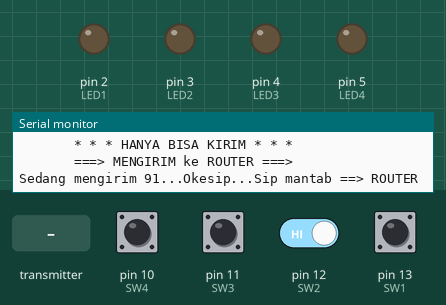
The sketch below on a simulated Arduino Uno, built with avr-gcc and run on an emulated ATmega328P. Shown: output pins drawn as LEDs (lit = HIGH), the last lines printed to the serial monitor. Dashed ring = blinking. The test bench sets the inputs (shaded band); at power-on: pin 10 (SW4), pin 11 (SW3), pin 12 (SW2), pin 13 (SW1) HIGH. No radio packets arrive unless stated.

Above: at 1.2 s.
1.3 s: pin 10 (SW4) pulled LOW for 0.2 s
At 1.42 s:
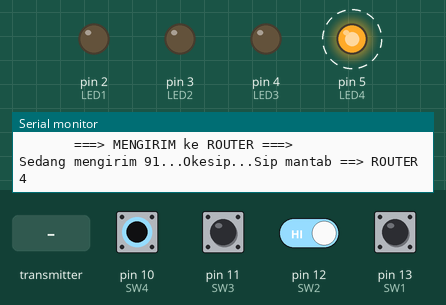
4.8 s: the transmitter starts sending got_time = 0
8.2 s: pin 11 (SW3) pulled LOW for 1 s
At 8.86 s:
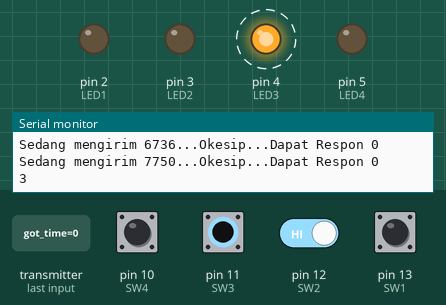
11.7 s: pin 11 (SW3) driven LOW and pin 12 (SW2) driven LOW
At 14.28 s:
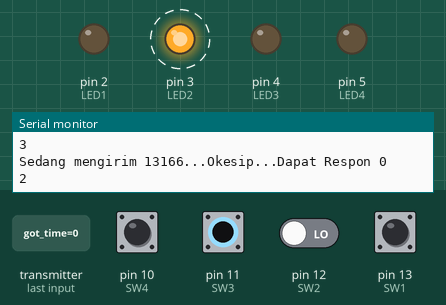
16.2 s: pin 11 (SW3) driven HIGH
At 16.28 s:
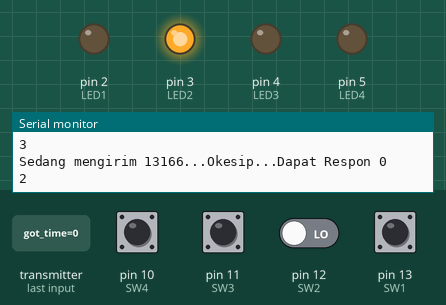
19.7 s: pin 11 (SW3) driven LOW
At 24.09 s:
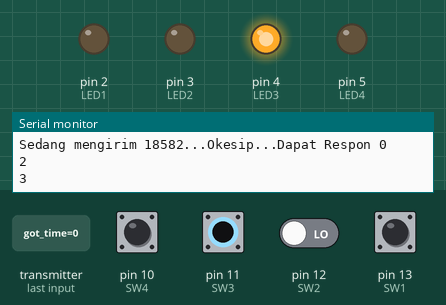
Timing chart, 0 to 24.2 s (numbered marks = the images above; inputs shaded):
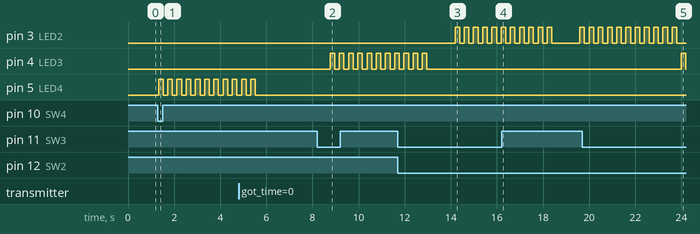

The sketch:

_1.PENGIRIM_TRANSMITTER.ino
```cpp
/*
 BISMILLAH BISA

 dicoba sebagai PENGIRIM (CLIENT 01)
 konfigurasi
 CLIENT ==> ROUTER ==> MASTER
 * * * and FIXED PIN * * *
 */

#include <SPI.h>
#include "nRF24L01.h"
#include "RF24.h"
#include "printf.h"

// Set up nRF24L01 radio on SPI bus plus pins 7 & 8
RF24 radio(7,8);

int code[1];
const uint64_t pipes[2] = { 0xF0F0F0F0E1LL }; //
typedef enum { panggil = 1} role_e;
const char* role_friendly_name[] = { "invalid", "MODE Panggil"};
role_e role = panggil;
int SW1 = 13;
int SW2 = 12;
int SW3 = 11;
int SW4 = 10;
int LED1 = 2;
int LED2 = 3;
int LED3 = 4;
int LED4 = 5;

void setup(void)
{
  Serial.begin(9600);
  printf_begin();
  printf("\n\r\t\t\t* * * BISMILLAH LULUS 2017 * * *\n\n\t\t\t\r");
  printf("\nROLE Awal: %s\n\r",role_friendly_name[role]);
  printf("\n\t\t\t * * * HANYA BISA KIRIM * * *\n\n\r");
  radio.begin();
  pinMode(SW1, INPUT_PULLUP);
  pinMode(SW2, INPUT_PULLUP);
  pinMode(SW3, INPUT_PULLUP);
  pinMode(SW4, INPUT_PULLUP);
  pinMode(LED1, OUTPUT);
  pinMode(LED2, OUTPUT);
  pinMode(LED3, OUTPUT);
  pinMode(LED4, OUTPUT);
  radio.setRetries(15,15);
  radio.printDetails();
  printf("\n\n\t\t\t ===> MENGIRIM ke ROUTER ===>\n\n\r");
}

void loop(void)
{
  delay(10);
  radio.stopListening();
  if (role == panggil)
  {
    if (digitalRead(SW1) == LOW){
    code[0] = 1;
    Serial.println(code[0]);
    radio.write(code, 1);
    for (int i=0; i<=10; i++){
        digitalWrite(LED1, HIGH);
        delay(200);
        digitalWrite(LED1, LOW);
        delay(200);}
    }
    if (digitalRead(SW2) == LOW){
    code[0] = 2;
    Serial.println(code[0]);
    radio.write(code,1);
    for (int i=0; i<=10; i++){
        digitalWrite(LED2, HIGH);
        delay(200);
        digitalWrite(LED2, LOW);
        delay(200);}
    }
    if (digitalRead(SW3) == LOW){
    code[0] = 3;
    Serial.println(code[0]);
    radio.write(code,1);
    for (int i=0; i<=10; i++){
        digitalWrite(LED3, HIGH);
        delay(200);
        digitalWrite(LED3, LOW);
        delay(200);}
    }
    if (digitalRead(SW4) == LOW){
    code[0] = 4;
    Serial.println(code[0]);
    radio.write(code,1);
    for (int i=0; i<=10; i++){
        digitalWrite(LED4, HIGH);
        delay(200);
        digitalWrite(LED4, LOW);
        delay(200);}
    }

    else
    {
        code[0] = 000;
        radio.write(code, 1);
    }
    unsigned long time = millis();
    printf("Sedang mengirim %lu...",time);
    bool ok = radio.write( &time, sizeof(unsigned long) );

    if (ok){
      printf("Okesip...");}
    else {
      printf("Gagal.\n\r");}

    radio.startListening();

    // tunggu disini sampai mendapatkan respon, atau timeout (250ms)
    unsigned long tunggu = millis();
    bool timeout = false;
    while ( ! radio.available() && ! timeout )
      if (millis() - tunggu > 200 )
        timeout = true;

    // Describe the results
    if ( timeout )
    {
      printf("Sip mantab ==> ROUTER\n\r");
      //printf("Gagal, tidak ada respon.\n\r");
    }
    else
    {
      // Ambil respon, bandingkan, dan kirim ke debugging spew
      unsigned long got_time;
      radio.read( &got_time, sizeof(unsigned long) );

      // Spew it
      printf("Dapat Respon %lu \n\r",got_time);
      //printf("Dapat Respon %lu, round-trip delay: %lu\n\r",got_time,millis()-got_time);
    }
    delay(1000);
  }

  role = panggil;
  radio.openWritingPipe(pipes[0]);
}
```

printf.h
```cpp
// (licence header left out)
/**
 * @file printf.h
 *
 * Setup necessary to direct stdout to the Arduino Serial library, which
 * enables 'printf'
 */

#ifndef __PRINTF_H__
#define __PRINTF_H__

#ifdef ARDUINO

int serial_putc( char c, FILE * )
{
  Serial.write( c );

  return c;
}

void printf_begin(void)
{
  fdevopen( &serial_putc, 0 );
}

#else
#error Hanya digunakan for TUGAS AKHIR DIAN ABDURACHMAN.
#endif // ARDUINO

#endif // __PRINTF_H__
```

Measured:
- after the input at 1.3 s, pin 5 (LED4): alternates HIGH for 0.20 s and LOW for 0.20 s, starting at once
- after the input at 8.2 s, pin 4 (LED3): alternates HIGH for 0.20 s and LOW for 0.20 s, starting after 0.57 s
- after the input at 11.7 s, pin 3 (LED2): alternates HIGH for 0.20 s and LOW for 0.20 s, starting after 2.5 s
- after the input at 16.2 s, pin 4 (LED3): stops changing and stays LOW
- after the input at 19.7 s, pin 4 (LED3): LOW → HIGH after 4.3 s, → LOW 0.20 s later
